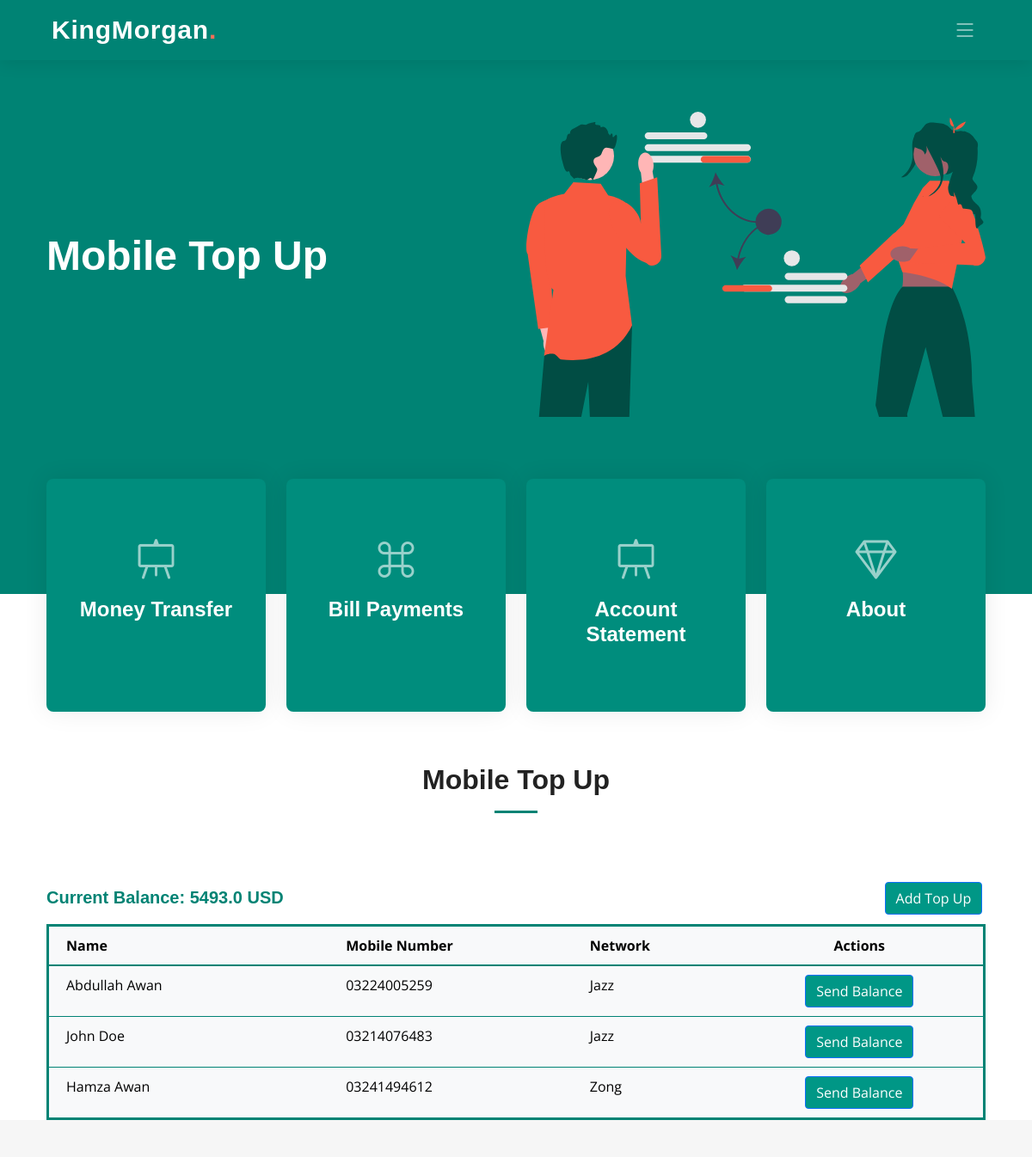
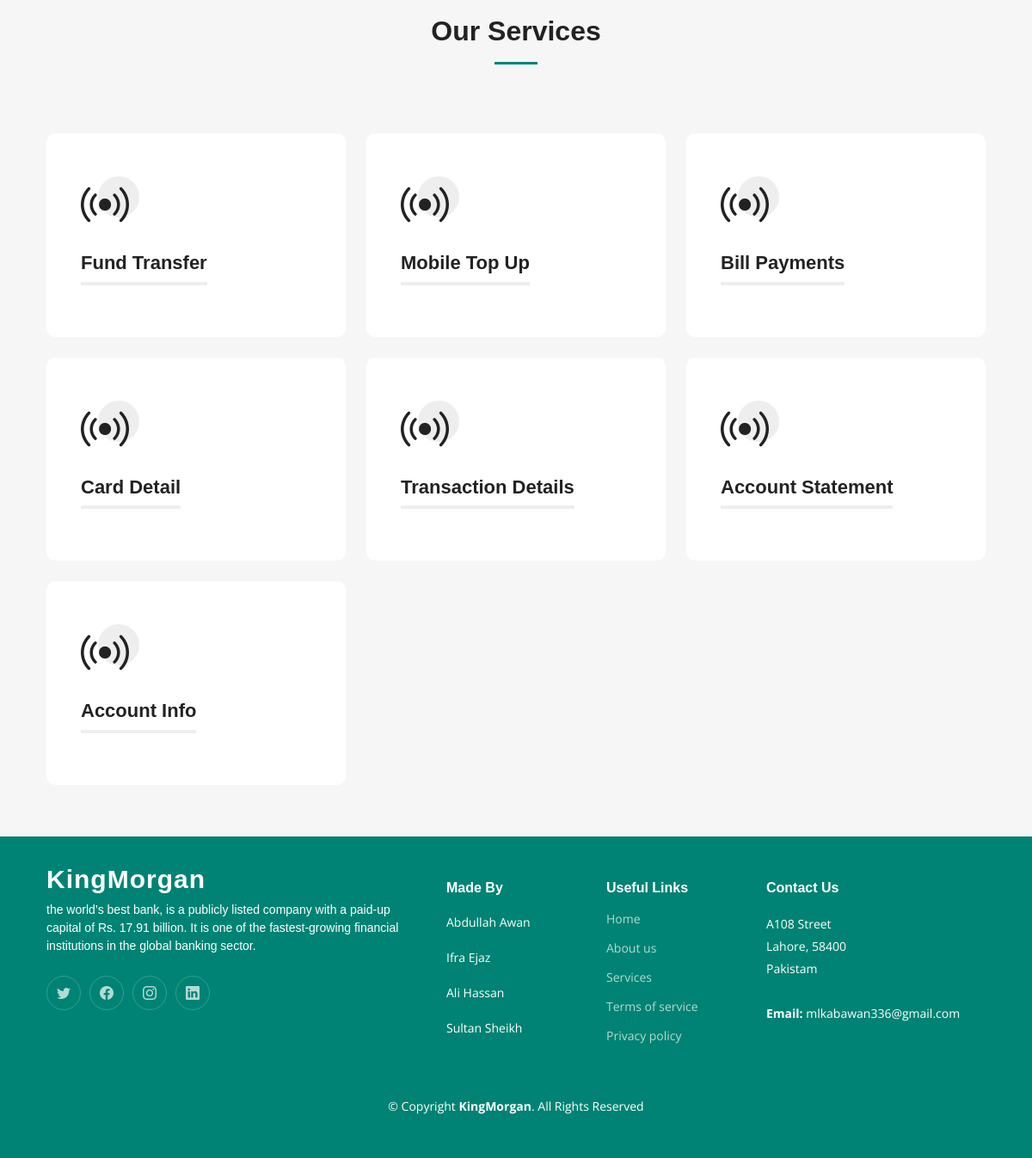
The app's page /mobileTopUp/ (signed in) with its own data (2 pictures, top to bottom).
### app/models.py (models this page shows, shortened)
class Accounts(models.Model):
    SAVING = 'Saving'
    CURRENT = 'Current'
    FIXED_DEPOSIT = 'Fixed Deposit'
    ACCOUNT_TYPE_CHOICES = [
        (SAVING, 'Saving'),
        (CURRENT, 'Current'),
        (FIXED_DEPOSIT, 'Fixed Deposit'),
    ]
    ACTIVE = 'Active'
    INACTIVE = 'Inactive'
    STATUS_CHOICES = [
        (ACTIVE, 'Active'),
        (INACTIVE, 'Inactive'),
    ]
    user = models.ForeignKey(User, on_delete=models.CASCADE)
    account_number = models.CharField(max_length=100, unique=True)
    balance = models.FloatField()
    account_type = models.CharField(max_length=20, choices=ACCOUNT_TYPE_CHOICES, default=CURRENT)
    status = models.CharField(max_length=20, choices=STATUS_CHOICES, default=ACTIVE)
    bank_id = models.ForeignKey('Banks', on_delete=models.CASCADE, default=11)

class MobileTopUp(models.Model):
    mobile_number = models.ForeignKey(MobileNumber, on_delete=models.CASCADE)
    user = models.ForeignKey('User', on_delete=models.CASCADE)
    timestamp = models.DateTimeField(default=timezone.now)

class MobileNumber(models.Model):
    name = models.CharField(max_length=100, default=None)
    mobile_number = models.CharField(max_length=13)
    network = models.ForeignKey(Network, on_delete=models.CASCADE)

class Network(models.Model):
    name = models.CharField(max_length=100)

### app/views.py (the view)
# urls.py: path('mobileTopUp/', views.mobile_top_up, name='mobile_top_up'),
def mobile_top_up(request):
    user_id = request.session.get('user')
    user = get_object_or_404(User, pk=user_id)
    account = get_object_or_404(Accounts, user=user)
    top_ups = MobileTopUp.objects.filter(user_id=user).select_related('mobile_number', 'mobile_number__network')
    networks = Network.objects.all()
    return render(request, 'dashboard/mobiletopup.html', {
        'User': user,
        'networks': networks,
        'top_ups': top_ups,
        'account': account,
        'services': services
    })

### app/templates/Dashboard/mobiletopup.html (shortened to what this page needs)
{% extends 'Dashboard/index.html' %}
{% load static %}
{% block extra_head %}
  <link href="https://cdnjs.cloudflare.com/ajax/libs/font-awesome/5.15.3/css/all.min.css" rel="stylesheet">
{% endblock extra_head %}
{% block hero %}<h2><span>Mobile Top Up</span></h2>{% endblock hero %}
{% block content %}
<div class="section-header">
  <h2>Mobile Top Up</h2>
</div>
<div class="container">
    <div class="row">
        <div class="col-6">
            <h5 style="font-weight: bold; font-family: 'Arial', sans-serif; color: #008374; margin-top: 1%;">
                Current Balance: {{ account.balance }} USD
            </h5>
        </div>
        <div class="col-6">
            <a href="#" class="btn btn-primary" style="background-color:#009786; margin-left: 78%; margin-bottom: 2%;" data-bs-toggle="modal" data-bs-target="#addMobileTopUpModal">
                Add Top Up
            </a>
        </div>
    </div>
    <div class="row">
        <div class="col-12">
            <table class="table table-borderless table-hover" style="border-collapse: collapse; border: 3px solid #008374; margin-bottom: 0;">
                <thead style="border-bottom: 2px solid #008374; background-color: #f8f9fa;">
                    <tr>
                        <th style="padding: 10px 20px; width: 30%; border-bottom: 1px solid #008374;">Name</th>
                        <th style="padding: 10px 20px; border-bottom: 1px solid #008374;">Mobile Number</th>
                        <th style="padding: 10px 20px; border-bottom: 1px solid #008374;">Network</th>
                        <th style="padding: 10px 20px; border-bottom: 1px solid #008374; text-align: center;">Actions</th>
                    </tr>
                </thead>
                <tbody style="border: 2px solid #008374; background-color: #f8f9fa;">
                    {% for top_up in top_ups %}
                        <tr style="border-bottom: 1px solid #008374;">
                            <td style="padding: 10px 20px;">{{ top_up.mobile_number.name }}</td>
                            <td style="padding: 10px 20px;">{{ top_up.mobile_number.mobile_number }}</td>
                            <td style="padding: 10px 20px;">{{ top_up.mobile_number.network.name }}</td>
                            <td style="padding: 10px 20px; text-align: center;">
                                <a href="{% url 'send_top_up' %}?name={{ top_up.mobile_number.name }}&mobile_no={{ top_up.mobile_number.mobile_number }}&balance={{ account.balance }}" class="btn btn-primary" style="background-color:#009786;">
                                    Send Balance
                                </a>
                            </td>
                        </tr>
                    {% endfor %}
                </tbody>
            </table>
        </div>
    </div>
</div>
<section id="services" class="services sections-bg">
    <div class="container" data-aos="fade-up">
      <div class="section-header">
        <h2>Our Services</h2>
      </div>
      <div class="row gy-4" data-aos="fade-up" data-aos-delay="100">
        {% for service in services %}
          <div class="col-lg-4 col-md-6">
            {% if service.url %}
              <a href="{% url service.url %}">
            {% endif %}
            <div class="service-item position-relative">
              <div class="icon">
                <i class="bi {{ service.icon }}"></i>
              </div>
              <h3>{{ service.name }}</h3>
            </div>
            {% if service.url %}
              </a>
            {% endif %}
          </div>
        {% endfor %}
      </div>
    </div>
  </section>
  {% endblock content %}

### app/static/css/main.css (style rules this page uses)
:root { --font-default: "Open Sans", system-ui, -apple-system, "Segoe UI", Roboto, "Helvetica Neue", Arial, "Noto Sans", "Liberation Sans", sans-serif, "Apple Color Emoji", "Segoe UI Emoji", "Segoe UI Symbol", "Noto Color Emoji"; --font-primary: "Montserrat", sans-serif; --font-secondary: "Poppins", sans-serif; }
:root { --color-default: #222222; --color-primary: #008374; --color-secondary: #f85a40; }
:root { scroll-behavior: smooth; }
body { font-family: var(--font-default); color: var(--color-default); }
a { color: var(--color-primary); text-decoration: none; }
h1, h2, h3, h4, h5, h6 { font-family: var(--font-primary); }
section { padding: 60px 0; overflow: hidden; scroll-margin-top: 70px; overflow: clip; }
.sections-bg { background-color: #f6f6f6; }
.section-header { text-align: center; padding-bottom: 60px; }
.section-header h2 { font-size: 32px; font-weight: 600; margin-bottom: 20px; padding-bottom: 20px; position: relative; }
.section-header h2:after { content: ""; position: absolute; display: block; width: 50px; height: 3px; background: var(--color-primary); left: 0; right: 0; bottom: 0; margin: auto; }
.services { padding: 60px 0; }
.services .service-item { padding: 40px; background: #fff; height: 100%; border-radius: 10px; }
.services .service-item .icon { width: 48px; height: 48px; position: relative; margin-bottom: 50px; }
.services .service-item .icon i { color: var(--color-default); font-size: 56px; transition: ease-in-out 0.3s; z-index: 2; position: relative; }
.services .service-item .icon:before { position: absolute; content: ""; height: 100%; width: 100%; background: #eeeeee; border-radius: 50px; z-index: 1; top: 10px; right: -20px; transition: 0.3s; }
.services .service-item h3 { color: var(--color-default); font-weight: 700; margin: 0 0 20px 0; padding-bottom: 8px; font-size: 22px; position: relative; display: inline-block; border-bottom: 4px solid #eeeeee; transition: 0.3s; }
.hero h2 { font-size: 48px; font-weight: 700; margin-bottom: 20px; color: #fff; }

### records on screen
Accounts: balance "5493.0"
MobileTopUp: mobile_number.name "Abdullah Awan", mobile_number.mobile_number "03224005259", mobile_number.network.name "Jazz"
MobileTopUp: mobile_number.name "John Doe", mobile_number.mobile_number "03214076483", mobile_number.network.name "Jazz"
MobileTopUp: mobile_number.name "Hamza Awan", mobile_number.mobile_number "03241494612", mobile_number.network.name "Zong"

### other values on screen
{{ service.name }} "Fund Transfer" "Mobile Top Up" "Bill Payments" "Card Detail" "Transaction Details" "Account Statement" "Account Info"
